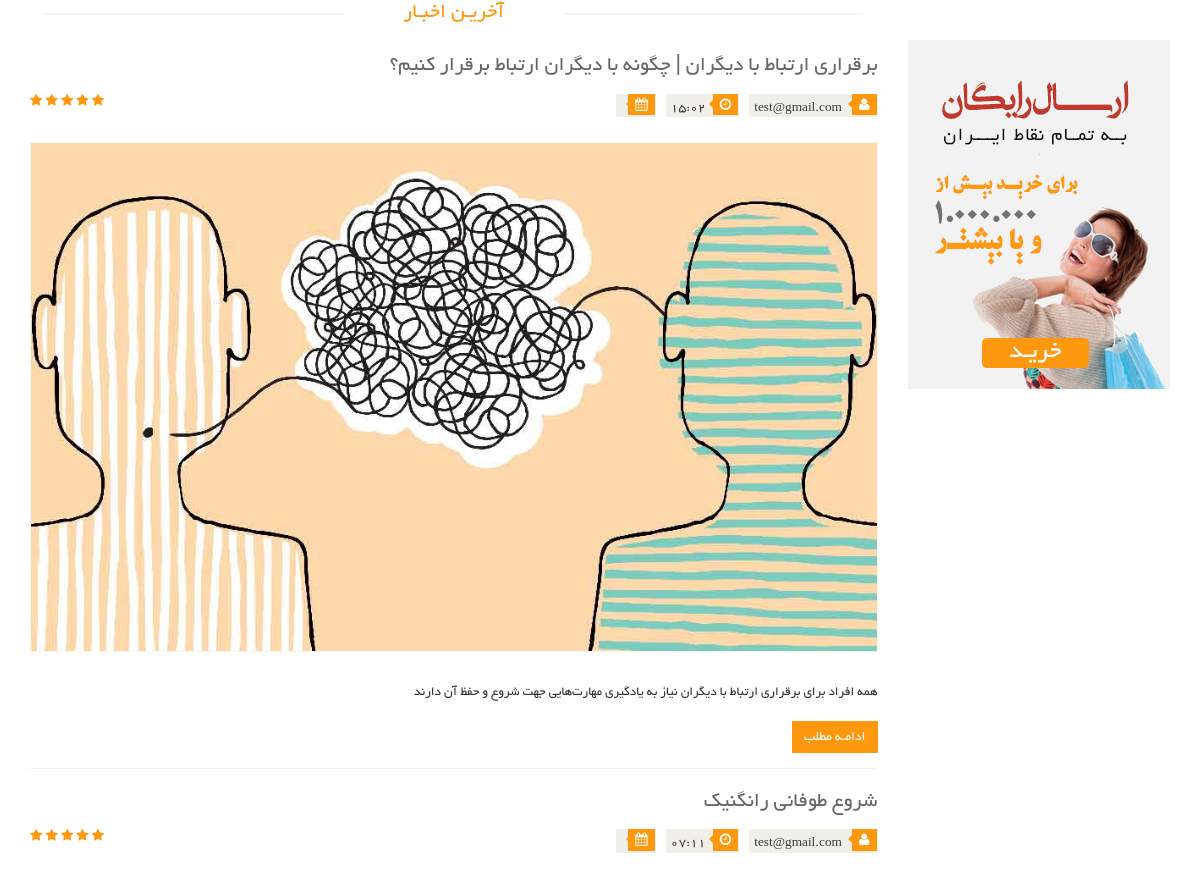
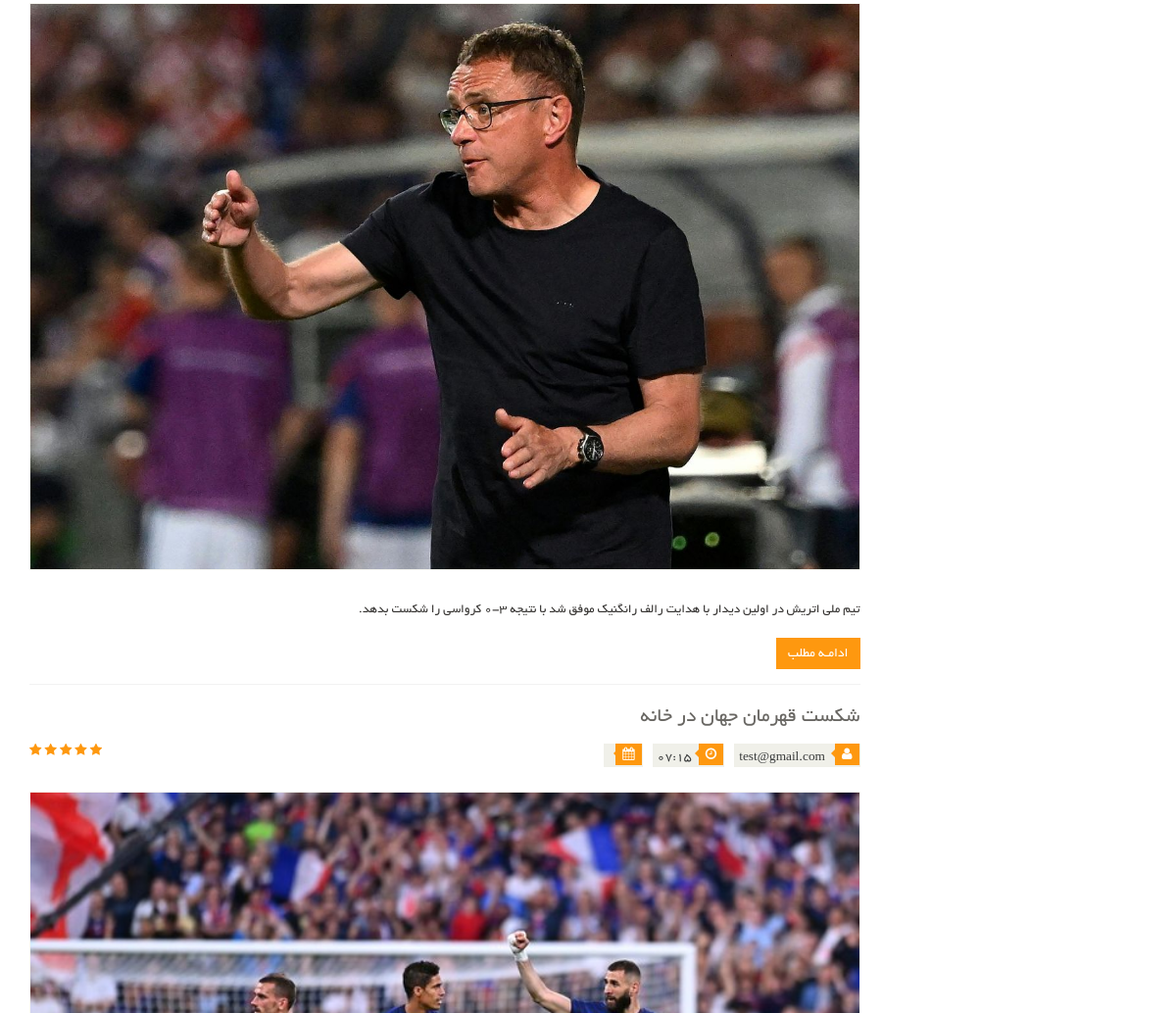
The page /articles/ (upper part) on the database as committed earlier (2 pictures, top to bottom).
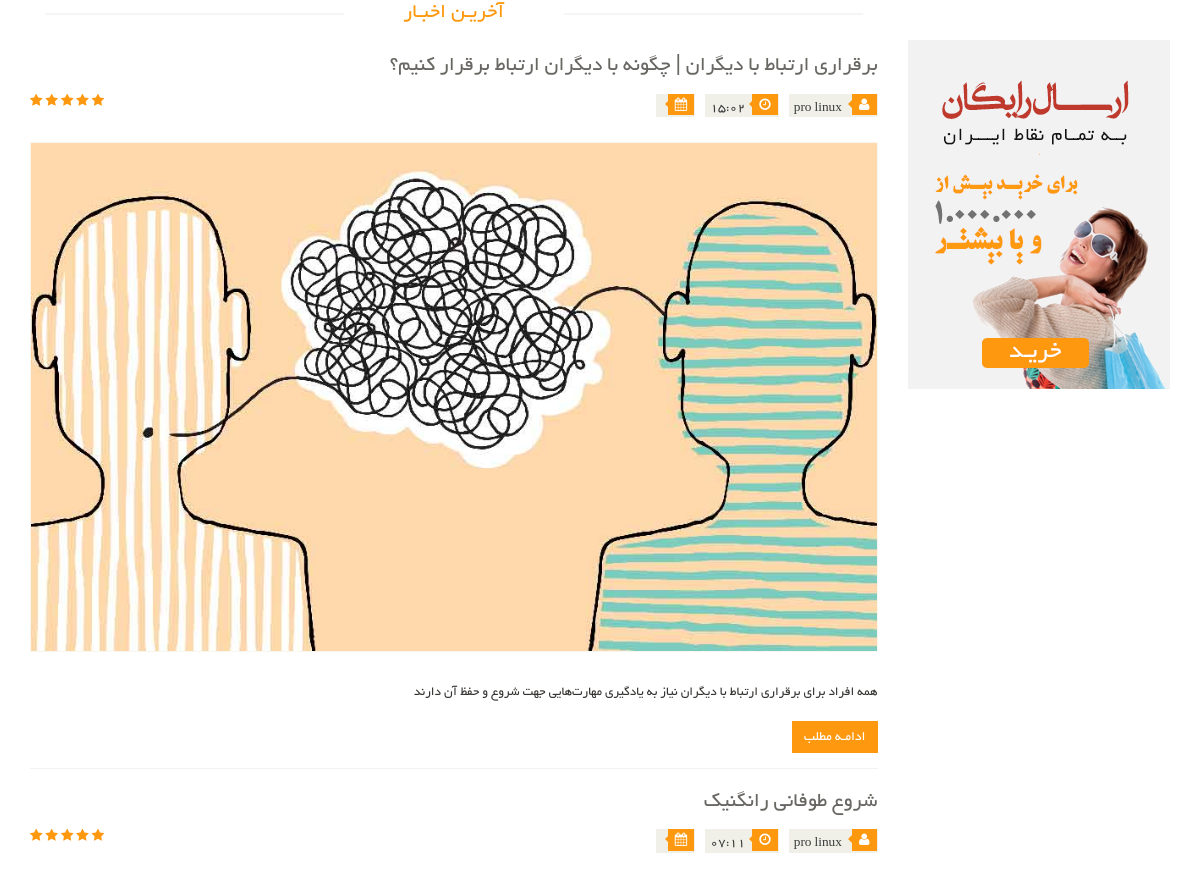
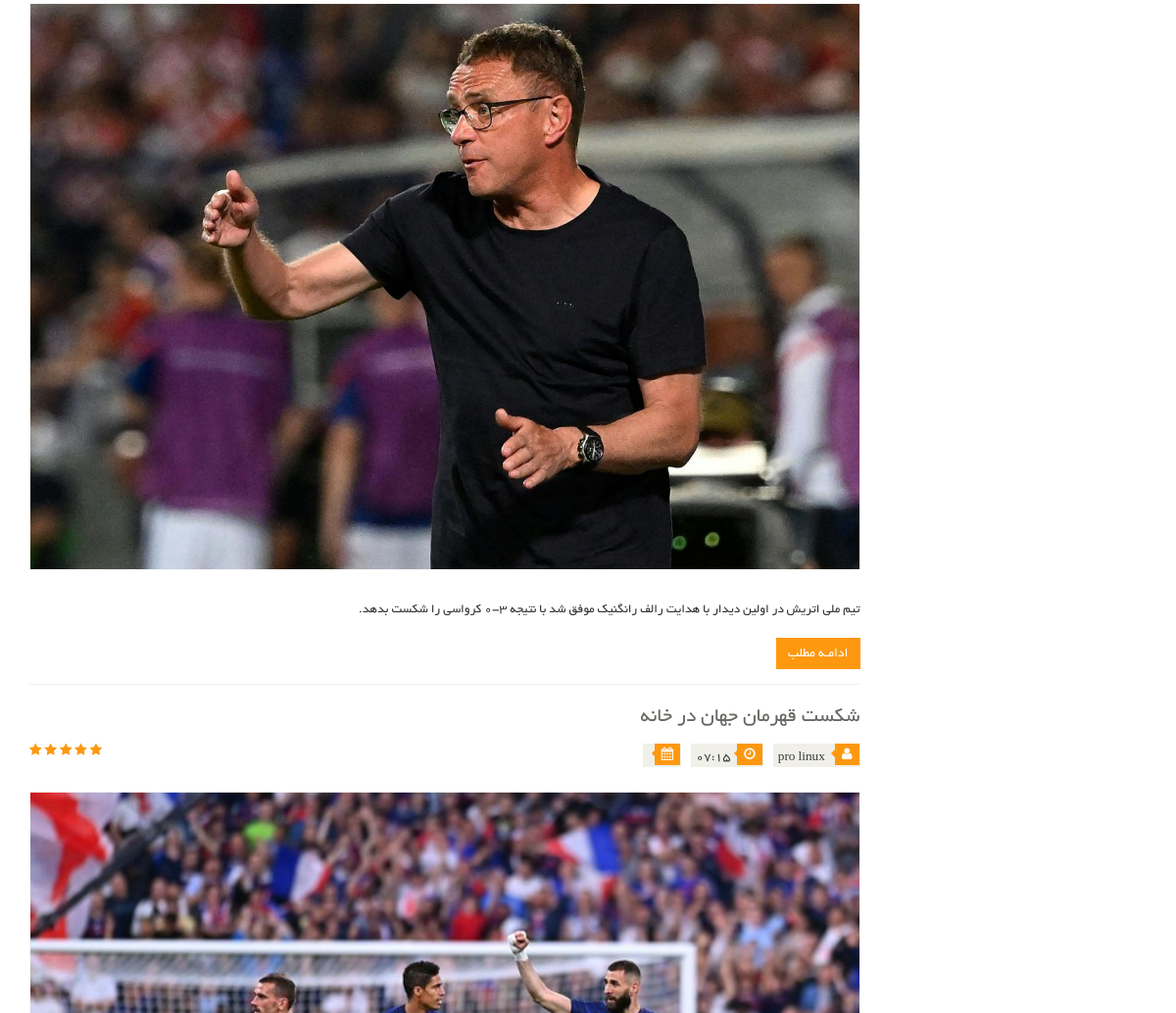
The same page on the database as committed later (2 pictures, top to bottom).
### article_module/models.py (models this page shows, shortened)
class Article(models.Model):
    title = models.CharField(max_length=300, verbose_name='عنوان مقاله')
    slug = models.SlugField(max_length=400, db_index=True,
                            allow_unicode=True, verbose_name='عنوان در url')
    image = models.ImageField(
        upload_to='images/articles', verbose_name='تصویر مقاله')
    short_description = models.TextField(verbose_name='توضیحات کوتاه')
    text = models.TextField(verbose_name='متن مقاله')
    is_active = models.BooleanField(
        default=True, verbose_name='فعال / غیرفعال')
    selected_categories = models.ManyToManyField(
        ArticleCategory, verbose_name='دسته بندی ها')
    author = models.ForeignKey(
        User, on_delete=models.CASCADE, verbose_name='نویسنده', null=True, editable=False)
    create_date = models.DateTimeField(
        auto_now_add=True, editable=False, verbose_name='تاریخ ثبت')
    def get_jalali_create_time(self):
        return self.create_date.strftime('%H:%M')
    class Meta:
        verbose_name = 'مقاله'
        verbose_name_plural = 'مقالات'

### account_module/models.py (models this page shows)
class User(AbstractUser):
    avatar = models.ImageField(
        upload_to='images/profile', verbose_name='تصویر آواتار', null=True, blank=True)
    email_active_code = models.CharField(
        max_length=100, verbose_name='کد فعالسازی ایمیل')
    about_user = models.TextField(
        null=True, blank=True, verbose_name='درباره شخص')
    address = models.TextField(null=True, blank=True, verbose_name='آدرس')
    class Meta:
        verbose_name = 'کاربر'
        verbose_name_plural = 'کاربران'
    def __str__(self):
        if self.first_name is not '' and self.last_name is not '':
            return self.get_full_name()
        return self.email

### article_module/views.py (the view)
# urls.py: path('articles/', views.ArticlesListView.as_view(), name='admin_articles'),
class ArticlesListView(ListView):
    model = Article
    paginate_by = 4
    template_name = 'article_module/articles_page.html'
    def get_context_data(self, *args, **kwargs):
        context = super(ArticlesListView, self).get_context_data(
            *args, **kwargs)
        return context
    def get_queryset(self):
        query = super(ArticlesListView, self).get_queryset()
        query = query.filter(is_active=True)
        category_name = self.kwargs.get('category')
        if category_name is not None:
            query = query.filter(
                selected_categories__url_title__iexact=category_name)
        return query

### polls/templatetags/poll_extras.py (called while the page is built)
@register.filter(name='show_jalali_date')
def show_jalali_date(value):
    return date2jalali(value)

### article_module/templates/article_module/articles_page.html (shortened to what this page needs)
{% extends 'shared/_layout.html' %}
{% load poll_extras %}
{% load thumbnail %}
{% load render_partial %}
{% block content %}
    <section>
        <div class="container">
            <div class="row">
                <div class="col-sm-9">
                    <div class="blog-post-area">
                        <h2 class="title text-center">آخریـن اخبـار</h2>
                        {% for article in object_list %}
                            <div class="single-blog-post">
                                <h3>{{ article.title }}</h3>
                                <div class="post-meta">
                                    <ul>
                                        {% if article.author is not None %}
                                            <li><i class="fa fa-user"></i> {{ article.author }}</li>
                                        {% endif %}
                                        <li><i class="fa fa-clock-o"></i>{{ article.get_jalali_create_time }}</li>
                                        <li><i class="fa fa-calendar"></i>{{ article.create_date | show_jalali_date }}
                                        </li>
                                    </ul>
                                    <span>
										<i class="fa fa-star"></i>
										<i class="fa fa-star"></i>
										<i class="fa fa-star"></i>
										<i class="fa fa-star"></i>
										<i class="fa fa-star-half-o"></i>
								</span>
                                </div>
                                <a href="">
                                    {% thumbnail article.image "862x398" quality=95 crop='center' as im %}
                                        <img src="{{ im.url }}">
                                    {% endthumbnail %}
                                </a>
                                <p>
                                    {{ article.short_description }}
                                </p>
                                <a class="btn btn-primary" href="{% url 'articles_detail' pk=article.id %}">ادامـه
                                    مطلب</a>
                            </div>
                        {% endfor %}
                    </div>
                </div>
                <div class="col-sm-3">
                    <div class="left-sidebar">
                        <div class="shipping text-center">
                            <img src="/static/images/home/shipping.jpg" alt="">
                        </div>
                    </div>
                </div>
            </div>
        </div>
    </section>
{% endblock %}

Rows that differ between the two databases and show on the page:
changed through a linked row, Article "برقراری ارتباط با دیگران | چگونه با دیگران ارتباط برقرار کنیم؟": author "test@gmail.com" → "pro linux"
changed through a linked row, Article "شروع طوفانی رانگنیک": author "test@gmail.com" → "pro linux"
changed through a linked row, Article "شکست قهرمان جهان در خانه": author "test@gmail.com" → "pro linux"
